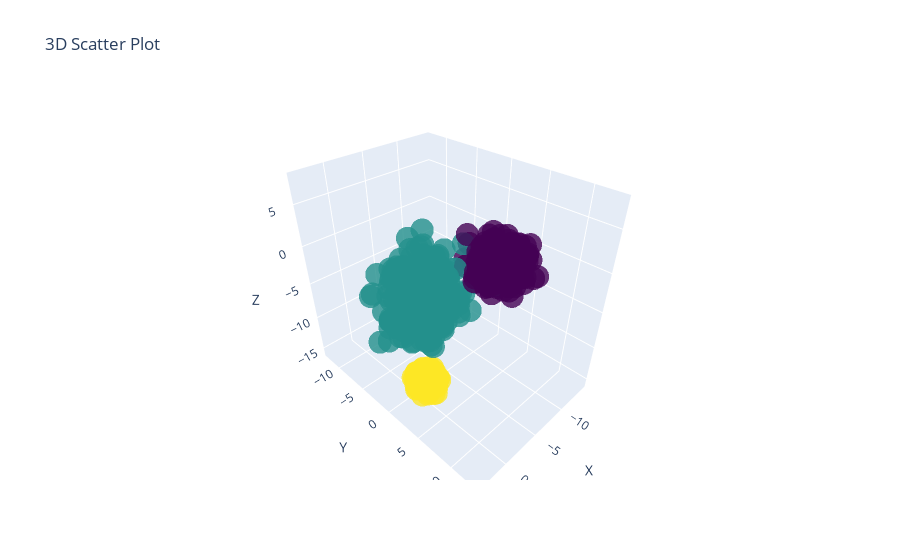

Notebook code cell kept with this figure:
### Code cell
# Создание графика
fig = go.Figure(data=[go.Scatter3d(
    x=df_2["F0"],
    y=df_2["F1"],
    z=df_2["F2"],
    mode='markers',
    marker=dict(
        size=8,
        color=df_2["LABEL"],  # Цвет зависит от значения z
        colorscale='Viridis',
        opacity=0.8
    )
)])

# Настройки макета
fig.update_layout(
    title='3D Scatter Plot',
    scene=dict(
        xaxis_title='X',
        yaxis_title='Y',
        zaxis_title='Z'
    )
)

fig.show()

### Figure 1 — Plotly figure (JSON) as saved in the notebook; plotly's stock layout.template omitted (floating-point values rounded to 4 significant figures; data arrays with more than 128 entries replaced by an {"elided": "..."} marker saying what was removed)
{"data": [{"marker": {"color": {"elided": "1000 int values"}, "colorscale": [[0, "#440154"], [0.1111, "#482878"], [0.2222, "#3e4989"], [0.3333, "#31688e"], [0.4444, "#26828e"], [0.5556, "#1f9e89"], [0.6667, "#35b779"], [0.7778, "#6ece58"], [0.8889, "#b5de2b"], [1, "#fde725"]], "opacity": 0.8, "size": 8}, "mode": "markers", "type": "scatter3d", "x": {"elided": "1000 float values"}, "y": {"elided": "1000 float values"}, "z": {"elided": "1000 float values"}}], "layout": {"scene": {"xaxis": {"title": {"text": "X"}}, "yaxis": {"title": {"text": "Y"}}, "zaxis": {"title": {"text": "Z"}}}, "title": {"text": "3D Scatter Plot"}}}
